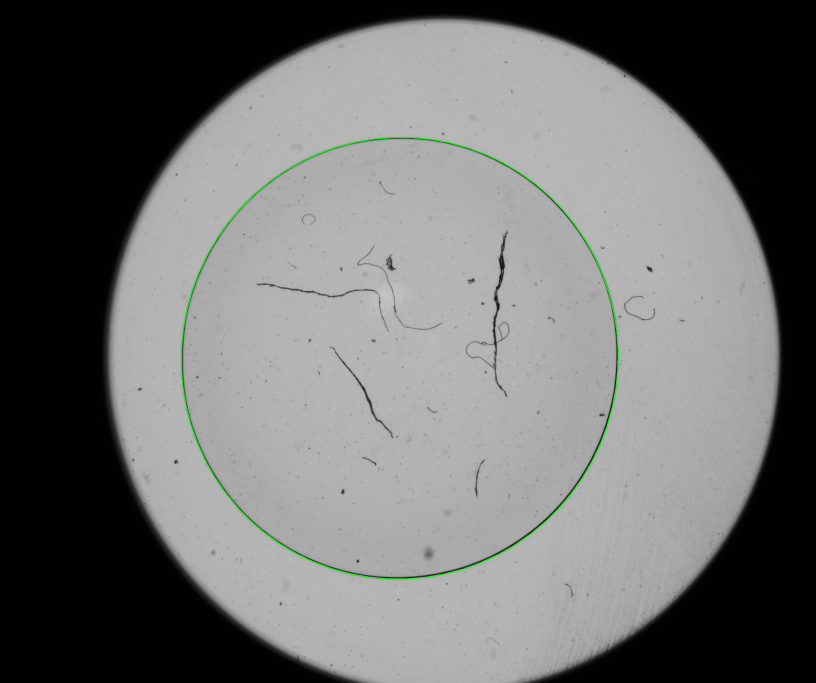
#> input picture Rotation_calculation/NCC/Detected_Circle_Edge.jpg, 2448 x 2048 px, given in place of image7-1.tiff, which was not available (shown at 1/3 size)
$ python scan_new.py
#> lines starting #> are read from the running program, lines starting #| are printed output that depends on the picture; after the words box and inside, x2 and y2 are one past the last pixel; in counts of white or black regions, pixels touching at a corner belong together; long printed decimals are rounded; pictures that were not available may be replaced by others from this repository, and a replacement may not be noted
import cv2
import numpy as np
import math
import matplotlib.pyplot as plt
import matplotlib.patches as patches
from scipy.signal import correlate


#Calculate the distance from the center to the ellipse
def ellipse_coordinates(a, b, t, h, k, angle_degrees):
    angle_radians = math.radians(angle_degrees)

    x = h + a * np.cos(t) * np.cos(angle_radians) - b * np.sin(t) * np.sin(angle_radians)
    y = k + a * np.cos(t) * np.sin(angle_radians) + b * np.sin(t) * np.cos(angle_radians)

    return x,y

def euclidean_distance(x1, y1, x2, y2):
    return math.sqrt((x1 - x2)**2 + (y1 - y2)**2)


def Fitted_Ellipse_Distance_Analysis(image_path):
    # Read the image
#> called with image_path = 'test5\\image7-1.tiff'
    image = cv2.imread(image_path, cv2.IMREAD_COLOR)
#> image is the input picture: shape (2048, 2448, 3); mean B, G, R 110.5, 111.2, 110.5
    # Convert to grayscale
    gray_image = cv2.cvtColor(image, cv2.COLOR_BGR2GRAY)

    # # Apply Gaussian blur
    blurred_image = cv2.GaussianBlur(gray_image, (3, 3), 0) #smaller kernels detects fine features

    # Perform edge detection
    edges = cv2.Canny(gray_image, threshold1=50, threshold2=100)
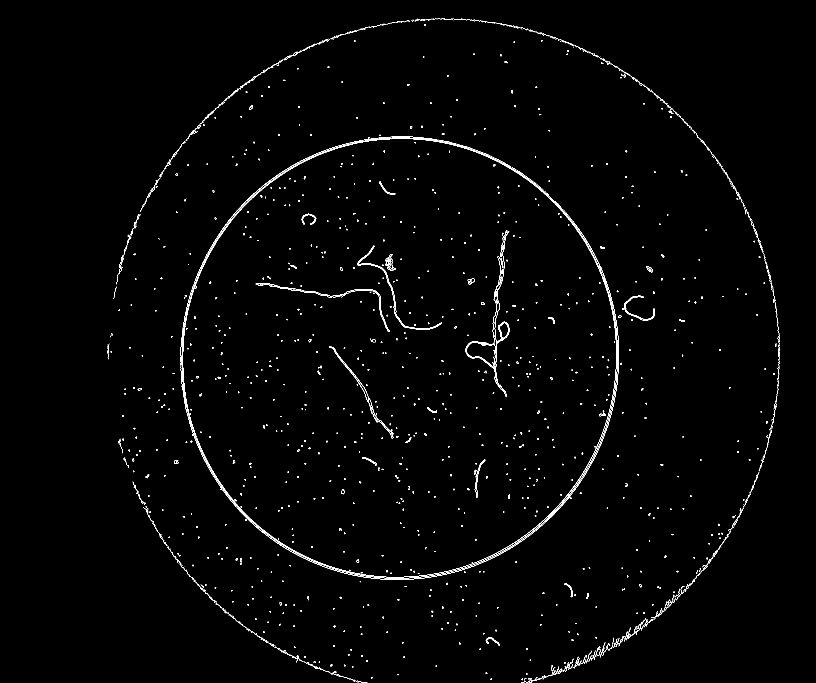
#> edges: shape (2048, 2448) (shown at 1/3 size); 0.84% white in thin lines or dots, all inside (x1, y1, x2, y2) = (322, 55, 2340, 2048)

    # Find contours
    contours, _ = cv2.findContours(edges, cv2.RETR_EXTERNAL, cv2.CHAIN_APPROX_SIMPLE)
#> contours = 1751 contours, 1690 with area under 20; largest, box (x1, y1, x2, y2) and area: (545, 413, 1853, 1735) 9738, (1397, 690, 1529, 1190) 8062, (1497, 968, 1526, 1016) 866, (1072, 737, 1326, 990) 714, (1155, 762, 1188, 812) 682

    # Fit an ellipse to the contour with the largest area
    max_area = 0
    ellipse = None

    for cnt in contours:
        area = cv2.contourArea(cnt)
        if area > max_area:
            max_area = area
            ellipse = cv2.fitEllipse(cnt)
#> this loop made 1751 passes
#> (area, max_area, ellipse) on passes 31, 119, 516, 586, 870, 914, 1154, 1392: (42, 42, ((1657.7, 2019.4), (19.46, 56.18), 62.55)), (198.5, 198.5, ((1477.2, 1927.4), (21.08, 43.21), 123.2)), (264.5, 264.5, ((1199.9, 1075.9), (1309.3, 1328.4), 24.13)), (405.5, 405.5, ((1450, 1434.8), (41.87, 121.5), 11.03)), (610.5, 610.5, ((1073.3, 1163.4), (26.53, 312.9), 144.7)), (866, 866, ((1511.4, 989.8), (26.02, 46.81), 179.7)), (8062, 8062, ((1468.8, 923.6), (110.7, 533.1), 0.755)), (9737.5, 9737.5, ((1197.9, 1073), (1303.5, 1321), 15.23))
#> area on pass 41: 23
#> after the loop, max_area = 9737.5

    # Draw the ellipse
    result = image.copy()
    cv2.ellipse(result, ellipse, (0, 255, 0), 2) #!!! get the contour the ellipse represented as a tuple with the following structure: ((h, k), (MA, ma), angle)


    # Calculate the center of mass (centroid) of the ellipse
    center_point = ellipse[0]
#> center_point = (1197.9, 1073)

    # Draw the center of mass on the result image
    center_x = center_point[0]
#> center_x = 1197.9
    center_y = center_point[1]
#> center_y = 1073
    print("Center point of the ellipse:", center_x, center_y)
#| Center point of the ellipse: 1197.930 1072.980
    # print('angle:', ellipse[2])

    #Calculate the distance from the center to the ellipse
    # print("semi(MA,ma):",ellipse[1])


    semi_major_axis_length = max(ellipse[1][0],ellipse[1][1]) /2
#> semi_major_axis_length = 660.5
    semi_minor_axis_length = min(ellipse[1][0],ellipse[1][1]) /2
#> semi_minor_axis_length = 651.7
    print('semi_major_axis_length', semi_major_axis_length)
#| semi_major_axis_length 660.491
    print('semi_minor_axis_length', semi_minor_axis_length)
#| semi_minor_axis_length 651.735
    t = np.linspace(0, 2 * np.pi, 360) # 360 equally spaced points between 0 and 2π

    angle_degrees = ellipse[2]           # Roataion angle of the ellipse
#> angle_degrees = 15.23

    x, y = ellipse_coordinates(semi_major_axis_length , semi_minor_axis_length , t, center_x, center_y, angle_degrees)
#> in ellipse_coordinates, `angle_radians = math.radians(angle_degrees)`: angle_radians = 0.266
#> in ellipse_coordinates, `x = h + a * np.cos(t) * np.cos(angle_radians) - b * np.sin(t) * np.sin..`: x = 360 values, max 1857.8 at index 344, min 538.1 at index 165, mean 1199.7
#> in ellipse_coordinates, `y = k + a * np.cos(t) * np.sin(angle_radians) + b * np.sin(t) * np.cos..`: y = 360 values, max 1725.3 at index 74, min 420.6 at index 254, mean 1073.5

    # Create a figure and a set of subplots
    fig, ax = plt.subplots()

    # Draw the original ellipse
    # ellipse_outline = patches.Ellipse(center_point, ellipse[1][0], ellipse[1][1],
    #                                 angle=ellipse[2], fill=False, edgecolor='green')
    # ax.add_patch(ellipse_outline)

    # Create a scatter plot of the (x, y) points
    plt.scatter(x, y, label='Points on Ellipse', color='red', marker='o')

    # Optionally, you can also plot the center of the ellipse
    plt.scatter(center_x, center_y, label='Center', color='blue', marker='x')

    # Add labels, title, and legend
    plt.xlabel('X-axis')
    plt.ylabel('Y-axis')
    plt.title('Ellipse Points')
    plt.legend()

    # Display the plot
    plt.show()
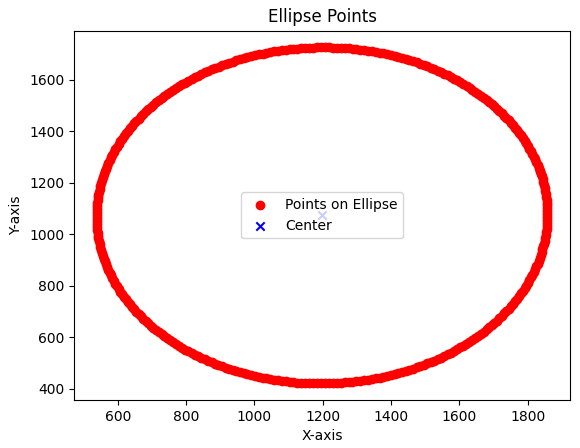
#> figure drawn by matplotlib, 1 panel

    # Calculate distances
    distances = [euclidean_distance(x_i, y_i, center_x, center_y) for x_i, y_i in zip(x, y)]
#> distances = 360 values, max 660.5 at index 0, min 651.7 at index 269, mean 656.1


    # Print distances
    # for i, distance in enumerate(distances):
    #     print(f"Distance between point {i+1} ({x[i]}, {y[i]}) and center ({center_x}, {center_y}): {distance}")
    print('angle of ellipse:',angle_degrees)
#| angle of ellipse: 15.229

    cv2.imwrite(f'Detected_Circle_Edge{angle_degrees}.jpg', result)
    print('saved')
    return distances,angle_degrees


    # Display the result

    # cv2.waitKey(0)
    # cv2.destroyAllWindows()


def sign_change(distance_list1):
    y1 = np.array(distance_list1)

    # Compute differences between consecutive y-values
    dy = np.diff(y1)

    # Compute the sign of the differences
    signs = np.sign(dy)

    # Find where the sign changes
    sign_changes1 = np.where(np.diff(signs) != 0)[0] + 1

    print("Indices where the derivative changes sign:", sign_changes1)
    return sign_changes1


def main():
    image_path1 = 'test5\image7-1.tiff'
    image_path2 = 'test5\image7-2.tiff'
    distance_list1 , angle_degree1 = Fitted_Ellipse_Distance_Analysis(image_path1)
#> distance_list1 has the same summary as distances in Fitted_Ellipse_Distance_Analysis; angle_degree1 = 15.23
    distance_list2 , angle_degree2 = Fitted_Ellipse_Distance_Analysis(image_path2)
#> call 2 of Fitted_Ellipse_Distance_Analysis, with image_path = 'test5\\image7-2.tiff'
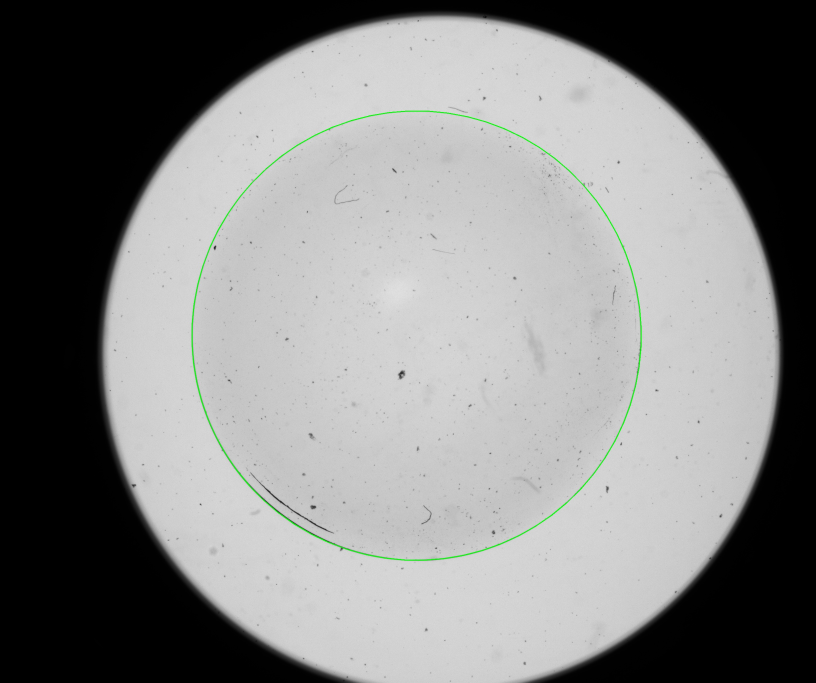
#> input picture Rotation_calculation/NCC/Detected_Circle_Edge3.jpg, 2448 x 2048 px, given in place of image7-2.tiff, which was not available (shown at 1/3 size)
#> in Fitted_Ellipse_Distance_Analysis, image is the input picture: shape (2048, 2448, 3); mean B, G, R 131.3, 131.9, 131.3
#> in Fitted_Ellipse_Distance_Analysis (call 2), `edges = cv2.Canny(gray_image, threshold1=50, threshold2=100)`:
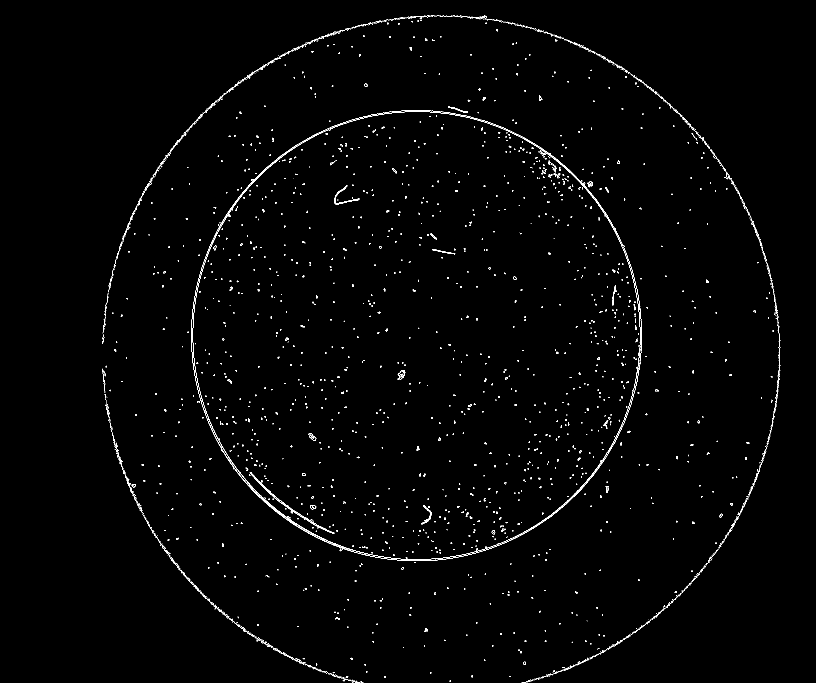
#> edges: shape (2048, 2448) (shown at 1/3 size); 0.79% white in thin lines or dots, all inside (x1, y1, x2, y2) = (307, 45, 2341, 2048)
#> in Fitted_Ellipse_Distance_Analysis (call 2), `contours, _ = cv2.findContours(edges, cv2.RETR_EXTERNAL, cv2.CHAIN_APP..`: contours = 2841 contours, 2756 with area under 20; largest, box (x1, y1, x2, y2) and area: (574, 331, 1926, 1683) 2054, (749, 1416, 1003, 1601) 551, (1003, 556, 1078, 613) 384, (1264, 1515, 1295, 1573) 241, (1836, 856, 1850, 916) 154
#> the loop in Fitted_Ellipse_Distance_Analysis (call 2), `for cnt in contours:` made 2841 passes
#> (area, max_area, ellipse) on passes 66, 77, 225, 645, 787, 789, 943, 2391: (35.5, 35.5, ((1686, 2010.3), (6.09, 72.65), 70.29)), (44, 44, ((1573.8, 1989.6), (7.44, 9.55), 167.9)), (45, 45, ((1278.8, 1888.9), (7.23, 9.56), 154.9)), (79.5, 79.5, ((1480.1, 1596.4), (9.25, 11.93), 168.8)), (144.5, 144.5, ((938.9, 1521), (11.5, 17.67), 92.49)), (241, 241, ((1248.1, 1541.8), (59.57, 86.71), 93.33)), (551, 551, ((1064.5, 1166.2), (802.1, 1095.6), 134.6)), (2054, 2054, ((1249.4, 1006.1), (1346.9, 1347.4), 4.42))
#> after the loop in Fitted_Ellipse_Distance_Analysis (call 2), `for cnt in contours:`: max_area = 2054
#> in Fitted_Ellipse_Distance_Analysis (call 2), `center_point = ellipse[0]`: center_point = (1249.4, 1006.1)
#> in Fitted_Ellipse_Distance_Analysis (call 2), `center_x = center_point[0]`: center_x = 1249.4
#> in Fitted_Ellipse_Distance_Analysis (call 2), `center_y = center_point[1]`: center_y = 1006.1
#| Center point of the ellipse: 1249.357 1006.149
#> in Fitted_Ellipse_Distance_Analysis (call 2), `semi_major_axis_length = max(ellipse[1][0],ellipse[1][1]) /2`: semi_major_axis_length = 673.7
#> in Fitted_Ellipse_Distance_Analysis (call 2), `semi_minor_axis_length = min(ellipse[1][0],ellipse[1][1]) /2`: semi_minor_axis_length = 673.5
#| semi_major_axis_length 673.679
#| semi_minor_axis_length 673.471
#> in Fitted_Ellipse_Distance_Analysis (call 2), `angle_degrees = ellipse[2]`: angle_degrees = 4.42
#> in Fitted_Ellipse_Distance_Analysis (call 2), `x, y = ellipse_coordinates(semi_major_axis_length , semi_minor_axis_le..`: x = 360 values, max 1923 at index 355, min 575.7 at index 175, mean 1251.2; y = 360 values, max 1679.6 at index 85, min 332.7 at index 265, mean 1006.3
#> in Fitted_Ellipse_Distance_Analysis (call 2), `plt.show()`:
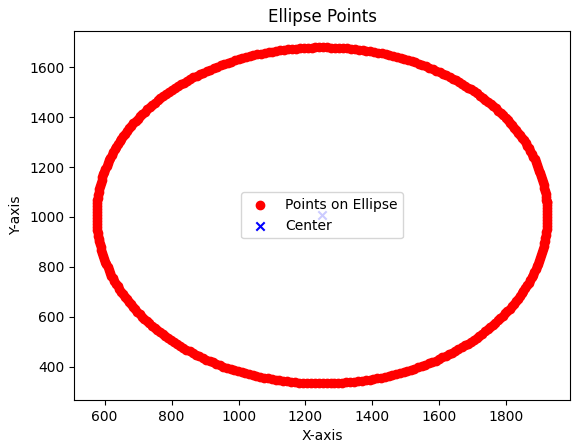
#> figure drawn by matplotlib, 1 panel
#> in Fitted_Ellipse_Distance_Analysis (call 2), `distances = [euclidean_distance(x_i, y_i, center_x, center_y) for x_i,..`: distances = 360 values, max 673.7 at index 0, min 673.5 at index 90, mean 673.6
#| angle of ellipse: 4.418
#> distance_list2 has the same summary as distances in Fitted_Ellipse_Distance_Analysis; angle_degree2 = 4.42

    print(angle_degree1)
#| 15.229
    print(angle_degree2)
#| 4.418
    print('rough roatation angle:', abs(angle_degree2-angle_degree1))
#| rough roatation angle: 10.812

    # correlations = np.correlate(distance_list1, distance_list2, "full")
    # estimated_shift = correlations.argmax() - (len(distance_list1) - 1)

    # print(f"Estimated shift: {estimated_shift}")

    # Create a line plot
    x1 = np.arange(len(distance_list1))
#> x1 = 360 values from 0 to 359
    plt.plot(x1, distance_list1, label='distance_list1')
    x2 = np.arange(len(distance_list2))
#> x2 = 360 values from 0 to 359
    plt.plot(x2, distance_list2, label='distance_list2')
    plt.legend()

    distance_list1_np = np.array(distance_list1)
#> distance_list1_np = 360 values, max 660.5 at index 0, min 651.7 at index 269, mean 656.1
    distance_list2_np = np.array(distance_list2)
#> distance_list2_np has the same summary as distances in Fitted_Ellipse_Distance_Analysis

    # Cross-correlation of the two signals
    cross_correlation = correlate(distance_list1_np, distance_list2_np)
#> cross_correlation = 719 values, max 159103663.6 at index 359, min 444958.6 at index 0, mean 79662433.1

    # The phase difference is the argument that maximizes the cross-correlation
    phase_difference = np.argmax(cross_correlation) - (len(distance_list1_np) - 1)
#> phase_difference = 0

    print("Phase difference:", phase_difference)
#| Phase difference: 0


    # Display the plot
    plt.show()
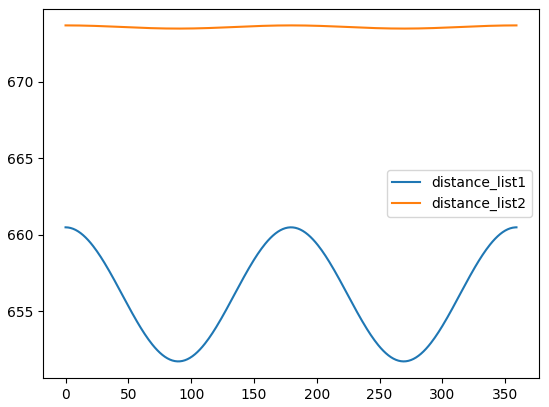
#> figure drawn by matplotlib, 1 panel; curve peaks at x = 0, y = 660.5; curve peaks at x = 0, y = 673.7


if __name__ == '__main__':
    main()
